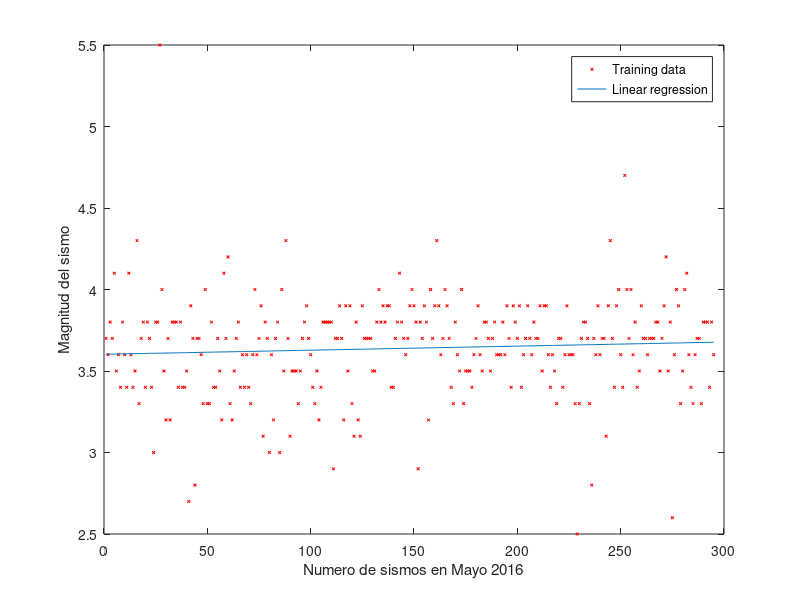

Recreate this plot in MATLAB.
#!octave
# punto 2
printf("punto 2\n");
data = load('datos.txt');
x = data(:,1);
y = data(:,2);
function plotData(x,y)
plot(x,y,'rx','MarkerSize',2);
end
plotData(x,y);
xlabel('Numero de sismos en Mayo 2016'); % Set the x-axis label
ylabel('Magnitud del sismo'); % Set the y-axis label
fprintf('Grafica 1.\n');
fprintf('Programa pausado. Presiona enter para continuar.\n');
pause;
m = length(x);
X = [ones(m, 1) x];
fprintf('Calculando theta.\n');
theta = (pinv(X'*X))*X'*y
hold on;
plot(X(:,2), X*theta, '-')
legend('Training data', 'Linear regression')
hold off
fprintf('Grafica 2.\n');
fprintf('Programa pausado. Presiona enter para continuar.\n');
pause;